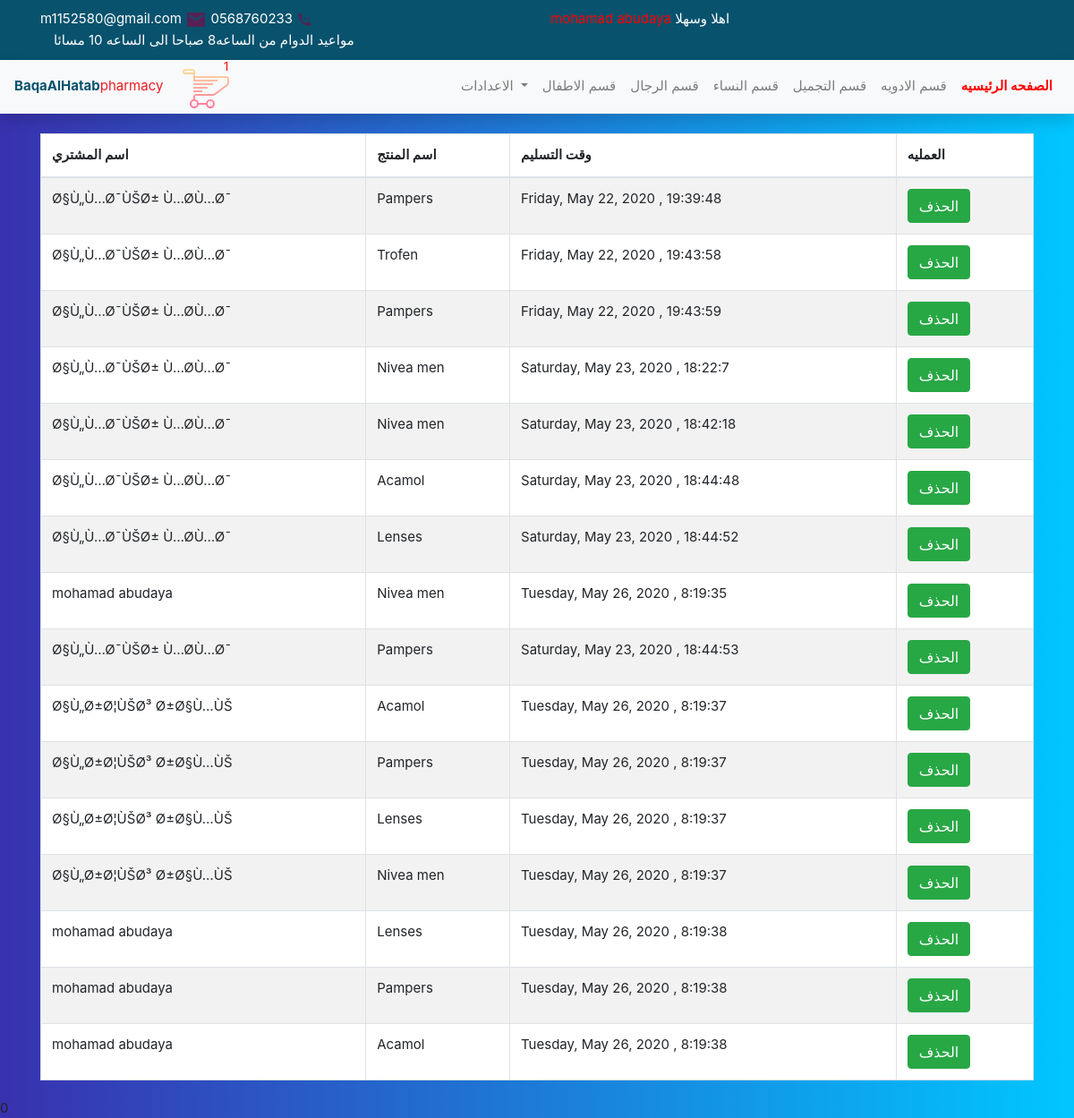
/html/soldout.php (signed in), run on an earlier commit of the app's database.
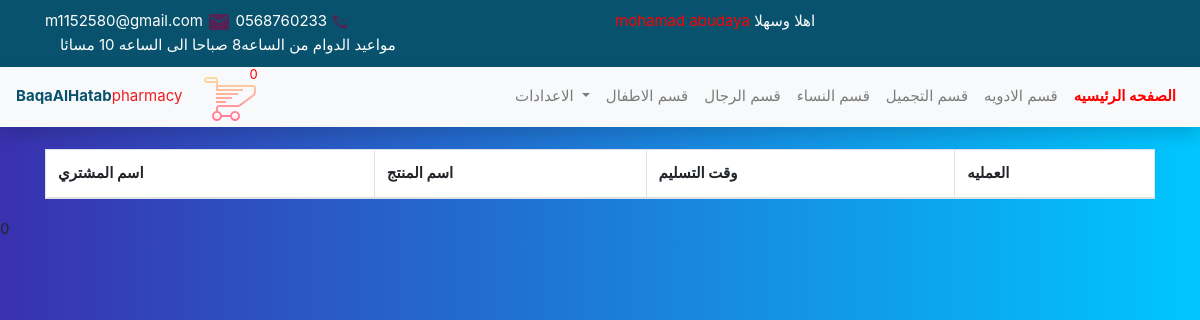
And on a later commit of the database.
### tables this page shows
CREATE TABLE IF NOT EXISTS `reg` (
  `address` varchar(255) NOT NULL,
  `password` varchar(255) NOT NULL,
  `email` varchar(255) NOT NULL,
  `firstName` varchar(255) NOT NULL,
  `lastName` varchar(255) NOT NULL,
  `noCart` varchar(100) NOT NULL DEFAULT '0',
  `gender` varchar(255) NOT NULL,
  `id` int(11) NOT NULL AUTO_INCREMENT,
  `phone` varchar(20) NOT NULL,
  `what` varchar(250) NOT NULL,
  PRIMARY KEY (`id`)
);

CREATE TABLE IF NOT EXISTS `soldout` (
  `id` int(11) NOT NULL AUTO_INCREMENT,
  `name` varchar(250) NOT NULL,
  `namep` varchar(250) NOT NULL,
  `date` varchar(250) NOT NULL,
  PRIMARY KEY (`id`)
);

### html/soldout.php (the view, shortened to what this page needs)
<?php
$mysqli =new mysqli('localhost','root','','mohamad') or die(mysqli_error($mysqli));
$idu =$_SESSION["id_user"];
$user=$_SESSION["firstName"]."  ".$_SESSION["lastName"];
?>
<!DOCTYPE html>
<html>
<head>
<link rel="stylesheet" type="text/css" href="https://cdn.datatables.net/r/bs-3.3.5/jq-2.1.4,dt-1.10.8/datatables.min.css"/>
    <link rel="stylesheet" type="text/css" href="../css/main.css">
    <link rel="stylesheet" href="https://cdnjs.cloudflare.com/ajax/libs/font-awesome/4.7.0/css/font-awesome.min.css">
    <link rel="stylesheet" type="text/css" href="../css/main.css">
     <link rel="stylesheet" type="text/css" href="../css/card.css">
    <link rel="stylesheet" type="text/css" href="../css/cart.css">
    <link rel="stylesheet" href="https://stackpath.bootstrapcdn.com/bootstrap/4.4.1/css/bootstrap.min.css">
    <link href="//maxcdn.bootstrapcdn.com/bootstrap/4.1.1/css/bootstrap.min.css" rel="stylesheet" id="bootstrap-css">
</head>
<body style=" font-size: 15px;">
    <div class="upper-bar position-sticky">
    <div class="container">
        <div class="row">
               <div class="col-sm" >
                    m1152580@gmail.com
<svg xmlns="http://www.w3.org/2000/svg" width="24" height="24"  fill="#525" viewBox="0 0 24 24"><path d="M20 4H4c-1.1 0-1.99.9-1.99 2L2 18c0 1.1.9 2 2 2h16c1.1 0 2-.9 2-2V6c0-1.1-.9-2-2-2zm0 4l-8 5-8-5V6l8 5 8-5v2z"/></svg>
            0568760233
        </div>
        <div class="col-sm">
            <span style="color:red;"><?php echo $user; ?></span> اهلا وسهلا
            </div>
            </div>
              <div class="col-sm">
            مواعيد الدوام من الساعه8 صباحا الى الساعه 10 مسائا
            </div>
        </div>
        </div>
         <?php
    $result =$mysqli->query("select noCart from reg where id=$idu ") or die ($mysqli->error);
    $row = $result->fetch_assoc();
          ?>
<nav class="navbar navbar-expand-md navbar-light bg-light  shadow">
  <div class="navbar-brand" style=" font-size: 15px;"><span id="per">BaqaAlHatab</span><span id="ph">pharmacy</span> </div>
<div class="shopping-cart">
<span style=" position: relative;
  right:18%;top:1px;font-size:13px; color:red;" id="number"><?php echo $row['noCart']; ?></span></div>
    <div class="form-inline my-2 my-lg-0">
    <div class="collapse navbar-collapse" id="navbarSupportedContent">
    <ul class="navbar-nav mr-auto">
    <li class="nav-item dropdown">
        <a class="nav-link dropdown-toggle" href="#" id="navbarDropdown" role="button" data-toggle="dropdown" aria-haspopup="true" aria-expanded="false">
          الاعدادات
        </a>
      </li>
      <li class="nav-item">
        <a class="nav-link" href="./child.php" id="mn">قسم الاطفال
</a>
      </li>
      <li class="nav-item">
        <a class="nav-link" href="./man.php" id="mn">قسم الرجال
</a>
      </li>
      <li class="nav-item">
        <a class="nav-link" href="women.php" id="mn">قسم النساء
</a>
      </li>
      <li class="nav-item">
        <a class="nav-link" href="lenses.php" id="mn">قسم التجميل
</a>
      </li>
            <li class="nav-item">
        <a class="nav-link" href="./med.php" id="mn">قسم الادويه
</a>
      </li>
      <li class="nav-item active font-weight-bold" >
        <a class="nav-link" style="color:red;" href="./root.php" id="mn"> الصفحه الرئيسيه
</a>
      </li>
        </ul>
        </div>
    </div>
    </nav>
    <br>
    <div class="body">
    <div class="container">
<table id="example" class="display" style="width:100%;background-color:#fff;"><thead>
<tr>
<th>اسم المشتري </th>
<th>اسم المنتج</th
><th>وقت التسليم</th>
<th>العمليه</th>
</tr>
</thead>
<tbody>
<?php
        $mysqli =new mysqli('localhost','root','','mohamad') or die(mysqli_error($mysqli));
        $result =$mysqli->query("select * from soldout") or die ($mysqli->error);
        while($row = $result->fetch_assoc()):
        ?>
        <tr>
        <td> <?php echo $row['name'];?></td>
             <td> <?php echo $row['namep'];?></td>
             <td> <?php echo $row['date'];?></td>
            <td>
                <a href="../php/phpsold.php?id=<?php echo $row['id'];?>" class="btn btn-success " >الحذف</a>
                </td>
        </tr>
        <?php endwhile;?>
</tbody
></table>
		</div>
    </div>
    <div id="what">0</div>
    </body>
</html>

What changed in the data, as far as the page shows it:
removed soldout: name "Ø§Ù„Ù…Ø¯ÙŠØ± Ù…Ø­Ù…Ø¯", namep "Pampers", date "Friday, May 22, 2020 , 19:39:48"
removed soldout: name "Ø§Ù„Ù…Ø¯ÙŠØ± Ù…Ø­Ù…Ø¯", namep "Trofen", date "Friday, May 22, 2020 , 19:43:58"
removed soldout: name "Ø§Ù„Ù…Ø¯ÙŠØ± Ù…Ø­Ù…Ø¯", namep "Pampers", date "Friday, May 22, 2020 , 19:43:59"
removed soldout: name "Ø§Ù„Ù…Ø¯ÙŠØ± Ù…Ø­Ù…Ø¯", namep "Nivea men", date "Saturday, May 23, 2020 , 18:22:7"
removed soldout: name "Ø§Ù„Ù…Ø¯ÙŠØ± Ù…Ø­Ù…Ø¯", namep "Nivea men", date "Saturday, May 23, 2020 , 18:42:18"
removed soldout: name "Ø§Ù„Ù…Ø¯ÙŠØ± Ù…Ø­Ù…Ø¯", namep "Acamol", date "Saturday, May 23, 2020 , 18:44:48"
removed soldout: name "Ø§Ù„Ù…Ø¯ÙŠØ± Ù…Ø­Ù…Ø¯", namep "Lenses", date "Saturday, May 23, 2020 , 18:44:52"
removed soldout: name "mohamad abudaya", namep "Nivea men", date "Tuesday, May 26, 2020 , 8:19:35"
removed soldout: name "Ø§Ù„Ù…Ø¯ÙŠØ± Ù…Ø­Ù…Ø¯", namep "Pampers", date "Saturday, May 23, 2020 , 18:44:53"
removed soldout: name "Ø§Ù„Ø±Ø¦ÙŠØ³ Ø±Ø§Ù…ÙŠ", namep "Acamol", date "Tuesday, May 26, 2020 , 8:19:37"
removed soldout: name "Ø§Ù„Ø±Ø¦ÙŠØ³ Ø±Ø§Ù…ÙŠ", namep "Pampers", date "Tuesday, May 26, 2020 , 8:19:37"
removed soldout: name "Ø§Ù„Ø±Ø¦ÙŠØ³ Ø±Ø§Ù…ÙŠ", namep "Lenses", date "Tuesday, May 26, 2020 , 8:19:37"
removed soldout: name "Ø§Ù„Ø±Ø¦ÙŠØ³ Ø±Ø§Ù…ÙŠ", namep "Nivea men", date "Tuesday, May 26, 2020 , 8:19:37"
removed soldout: name "mohamad abudaya", namep "Lenses", date "Tuesday, May 26, 2020 , 8:19:38"
removed soldout: name "mohamad abudaya", namep "Pampers", date "Tuesday, May 26, 2020 , 8:19:38"
removed soldout: name "mohamad abudaya", namep "Acamol", date "Tuesday, May 26, 2020 , 8:19:38"
changed reg: noCart "1" → "0"
